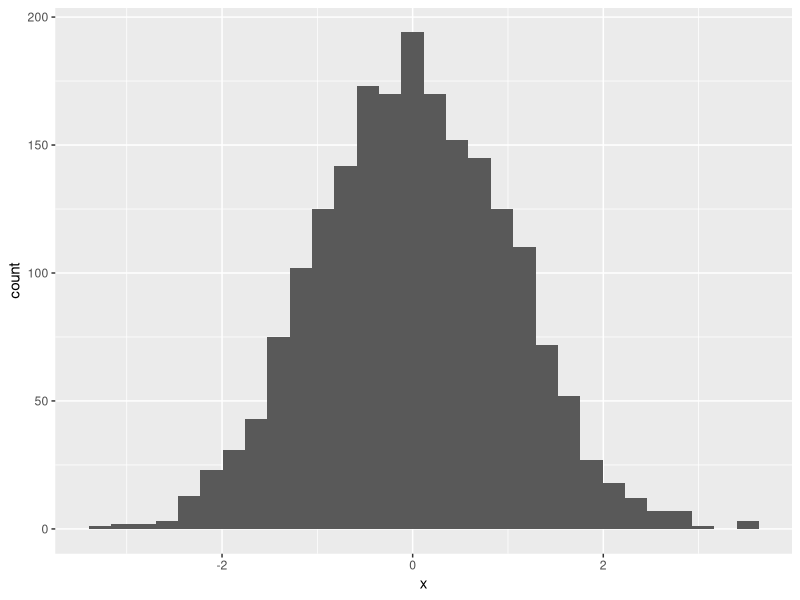
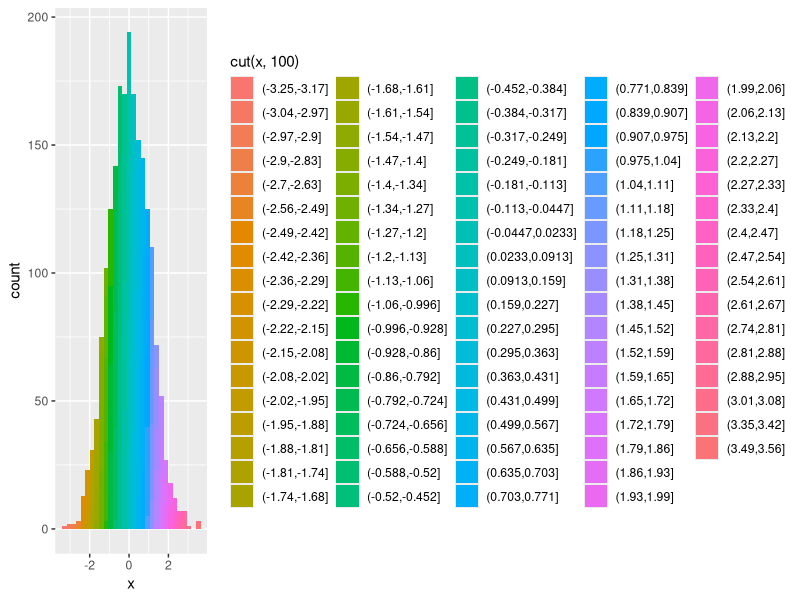
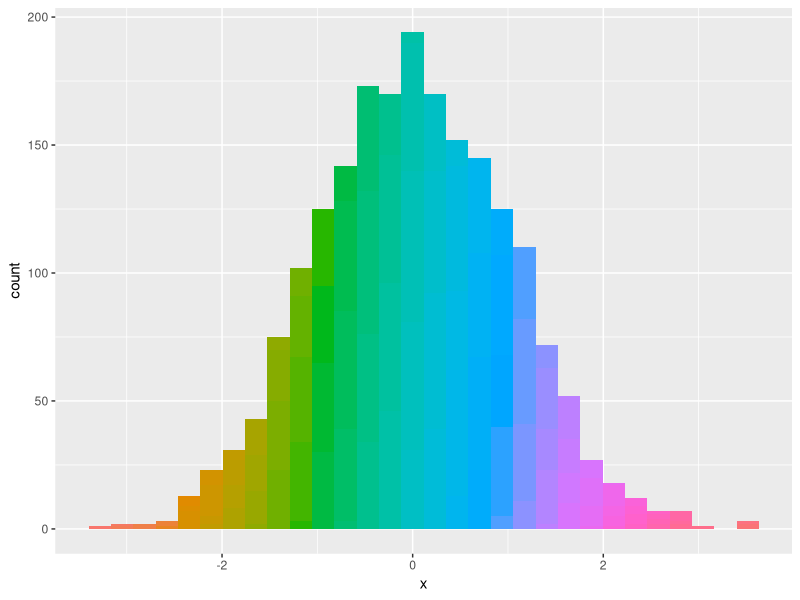
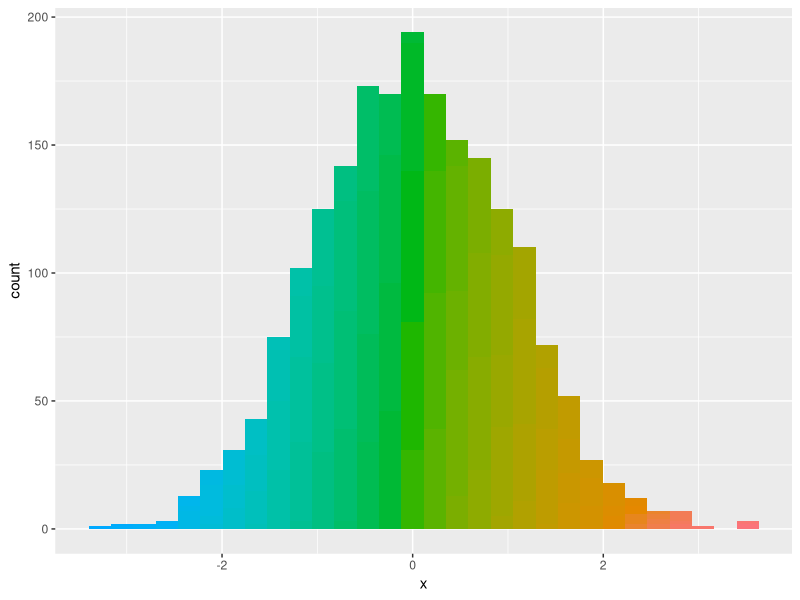
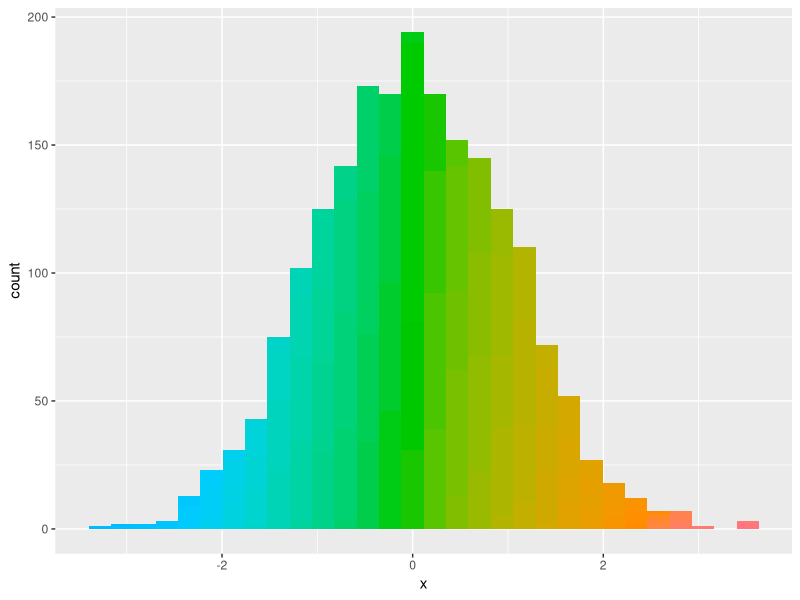
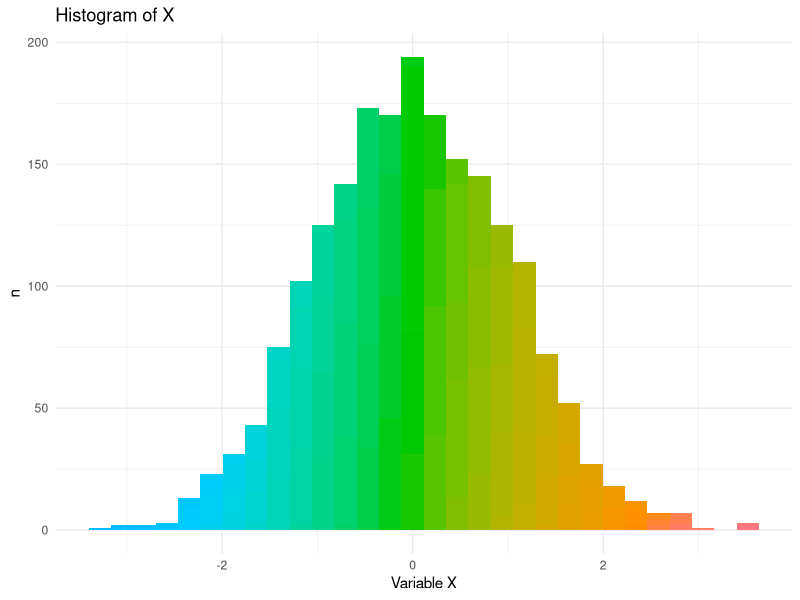
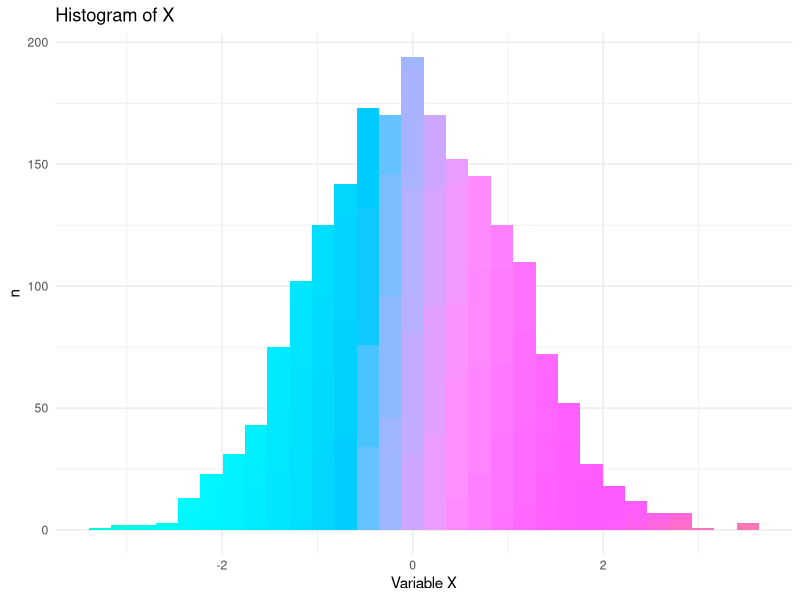
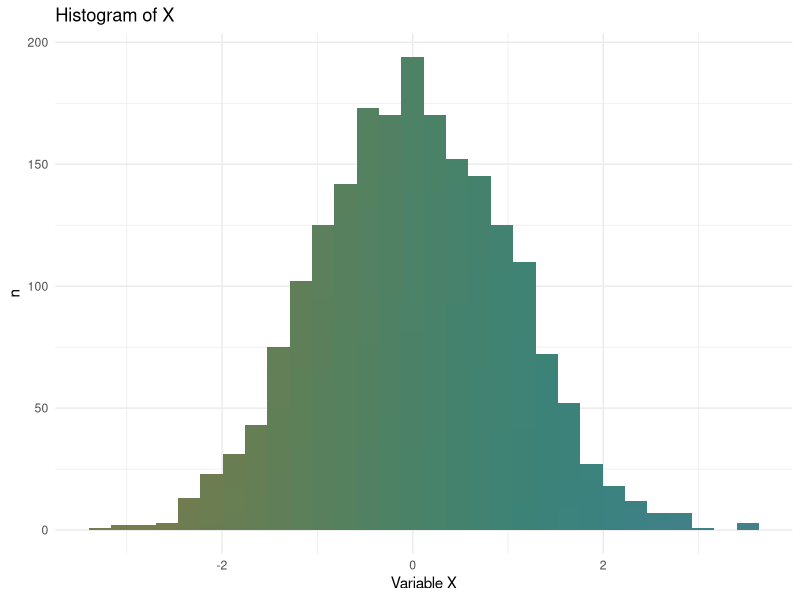

These figures' R source, in order:
## ---- chunk 1
# ==========================================================

# Pretty histograms with ggplot2
# https://www.r-bloggers.com/pretty-histograms-with-ggplot2/

# ==========================================================




set.seed(070510)
d <- data.frame(x = rnorm(2000))

head(d)

# Basic Histogram
library(ggplot2)

ggplot(d, aes(x)) +
  geom_histogram()

# Adding Colour

#we fill the bars with the same variable (x) but cut into multiple categories:
ggplot(d, aes(x, fill = cut(x, 100))) +
  geom_histogram()
#Oh, ggplot2 has added a legend for each of the 100 groups created by cut! Get rid of this with show.legend = FALSE:
ggplot(d, aes(x, fill = cut(x, 100))) +
  geom_histogram(show.legend = FALSE)


#here we’ll tweak the colours to range from blue to red, using "scale_fill_discrete"
ggplot(d, aes(x, fill = cut(x, 100))) +
  geom_histogram(show.legend = FALSE) +
  scale_fill_discrete(h = c(240, 10))


#Seems a little dark. Tweak chroma and luminance with c and l:Seems a little dark. Tweak chroma and luminance with c and l:
ggplot(d, aes(x, fill = cut(x, 100))) +
  geom_histogram(show.legend = FALSE) +
  scale_fill_discrete(h = c(240, 10), c = 120, l = 70)


#The final touches are to set the theme, add labels, and a title:
ggplot(d, aes(x, fill = cut(x, 100))) +
  geom_histogram(show.legend = FALSE) +
  scale_fill_discrete(h = c(240, 10), c = 120, l = 70) +
  theme_minimal() +
  labs(x = "Variable X", y = "n") +
  ggtitle("Histogram of X")


#Now have fun tweaking the colours!
p <- ggplot(d, aes(x, fill = cut(x, 100))) + 
  geom_histogram(show.legend = FALSE) +
  theme_minimal() +
  labs(x = "Variable X", y = "n") +
  ggtitle("Histogram of X")

p + scale_fill_discrete(h = c(180, 360), c = 150, l = 80)
p + scale_fill_discrete(h = c(90, 210), c = 30, l = 50)

  

